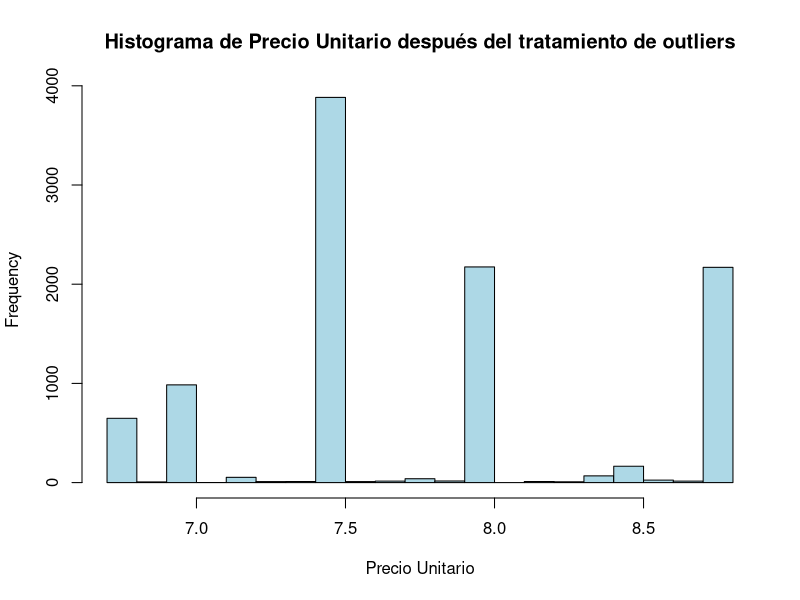
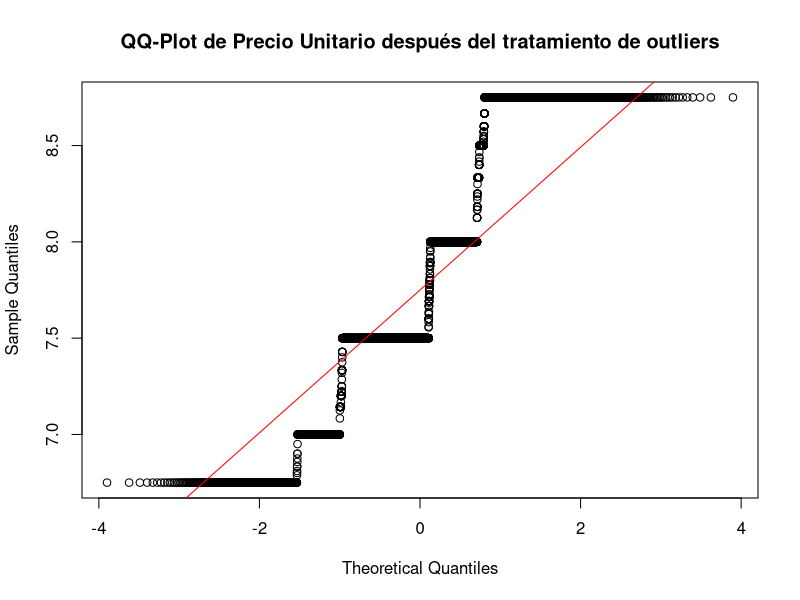

These charts were generated, in order, by the following R code:
## ---- chunk 1
knitr::opts_chunk$set(echo = TRUE)
library(readxl)
## ---- chunk 2
datos <- read_excel("Frijol_ENCOVI_2023.xlsx")
names(datos)[names(datos) == "P13A07E"] <- "GASTO_TOTAL"
names(datos)[names(datos) == "P13A07A"] <- "CANTIDAD_COMPRADA"
## ---- chunk 3
datos$CANTIDAD_COMPRADA[datos$CANTIDAD_COMPRADA == 0] <- NA
datos$CANTIDAD_COMPRADA[is.na(datos$CANTIDAD_COMPRADA)] <- median(datos$CANTIDAD_COMPRADA, na.rm = TRUE)
datos$GASTO_TOTAL[is.na(datos$GASTO_TOTAL)] <- median(datos$GASTO_TOTAL, na.rm = TRUE)
## ---- chunk 4
datos$PRECIO_UNITARIO <- datos$GASTO_TOTAL / datos$CANTIDAD_COMPRADA
summary(datos$PRECIO_UNITARIO)
## ---- chunk 5
Q1 <- quantile(datos$PRECIO_UNITARIO, 0.25, na.rm = TRUE)
Q3 <- quantile(datos$PRECIO_UNITARIO, 0.75, na.rm = TRUE)
IQR <- Q3 - Q1

limite_inferior <- Q1 - 1.5 * IQR
limite_superior <- Q3 + 1.5 * IQR

datos$PRECIO_UNITARIO[datos$PRECIO_UNITARIO < limite_inferior] <- limite_inferior
datos$PRECIO_UNITARIO[datos$PRECIO_UNITARIO > limite_superior] <- limite_superior

summary(datos$PRECIO_UNITARIO)

hist(datos$PRECIO_UNITARIO, main = "Histograma de Precio Unitario después del tratamiento de outliers", xlab = "Precio Unitario", col = "lightblue", border = "black")
qqnorm(datos$PRECIO_UNITARIO, main = "QQ-Plot de Precio Unitario después del tratamiento de outliers")
qqline(datos$PRECIO_UNITARIO, col = "red")
## ---- chunk 6
modelo <- lm(datos$CANTIDAD_COMPRADA ~ datos$PRECIO_UNITARIO, weights = datos$FACTOR, datos)
summary(modelo)
